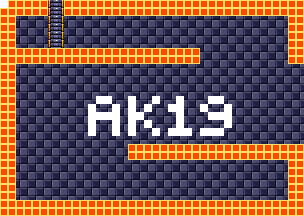

This is a level from a 2D game, rendered from its Tiled map with the project's own tilesets. A one-line summary and the map file follow, with tile-layer data summarised:
An orthogonal 38x27 tile map with 8x8 px tiles, 4 tile layers (background, foreground, room numbers, Objects), 15 tilesets.

<map version="1.5" tiledversion="1.7.1" orientation="orthogonal" renderorder="right-down" width="38" height="27" tilewidth="8" tileheight="8" infinite="0" nextlayerid="11" nextobjectid="1">
 <tileset firstgid="1" source="tilesheets/tsKarniMata.tsx" />
 <tileset firstgid="1025" source="tilesheets/tsVoodooWasp.tsx" />
 <tileset firstgid="2049" source="tilesheets/tsBurial.tsx" />
 <tileset firstgid="3073" source="tilesheets/tsBlueTemple.tsx" />
 <tileset firstgid="4097" source="tilesheets/tsGoddess.tsx" />
 <tileset firstgid="5121" source="tilesheets/tsKonark.tsx" />
 <tileset firstgid="6145" name="sEnemies" tilewidth="8" tileheight="8" tilecount="1024" columns="32">
  <image source="../grapx/tilesheets/sObjects.bmp" trans="ff94ff" width="256" height="256" />
 </tileset>
 <tileset firstgid="7169" source="tilesheets/tsIceTemple.tsx" />
 <tileset firstgid="8193" source="tilesheets/tsLavaArea.tsx" />
 <tileset firstgid="9217" source="tilesheets/tsBossArea.tsx" />
 <tileset firstgid="10241" source="tilesheets/tsPegu.tsx" />
 <tileset firstgid="11265" source="tilesheets/sTiwanakuTemple.tsx" />
 <tileset firstgid="12289" source="tilesheets/sIndraTemple.tsx" />
 <tileset firstgid="13313" source="tilesheets/sTeleport.tsx" />
 <tileset firstgid="14337" source="tilesheets/sObjects.tsx" />
 <layer id="2" name="background" width="38" height="27">
  <data>[1026 cells, 1026 non-empty, 2 distinct tile ids]</data>
 </layer>
 <layer id="1" name="foreground" width="38" height="27">
  <data>[1026 cells, 318 non-empty, 3 distinct tile ids]</data>
 </layer>
 <layer id="7" name="room numbers" width="38" height="27">
  <data>[1026 cells, 42 non-empty, 1 distinct tile ids]</data>
 </layer>
 <layer id="10" name="Objects" width="38" height="27">
  <data>[1026 cells, 0 non-empty, 0 distinct tile ids]</data>
 </layer>
</map>
